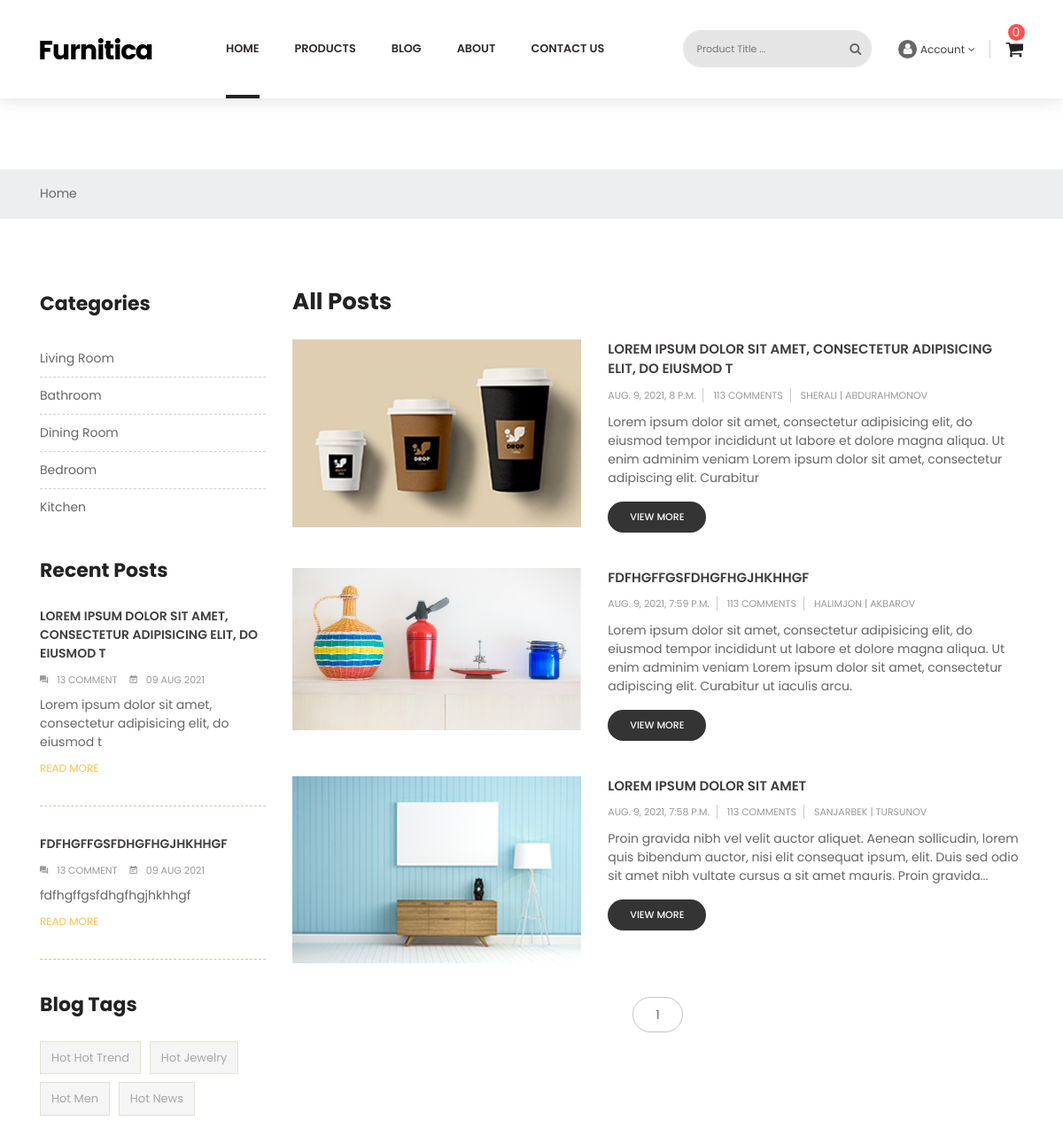
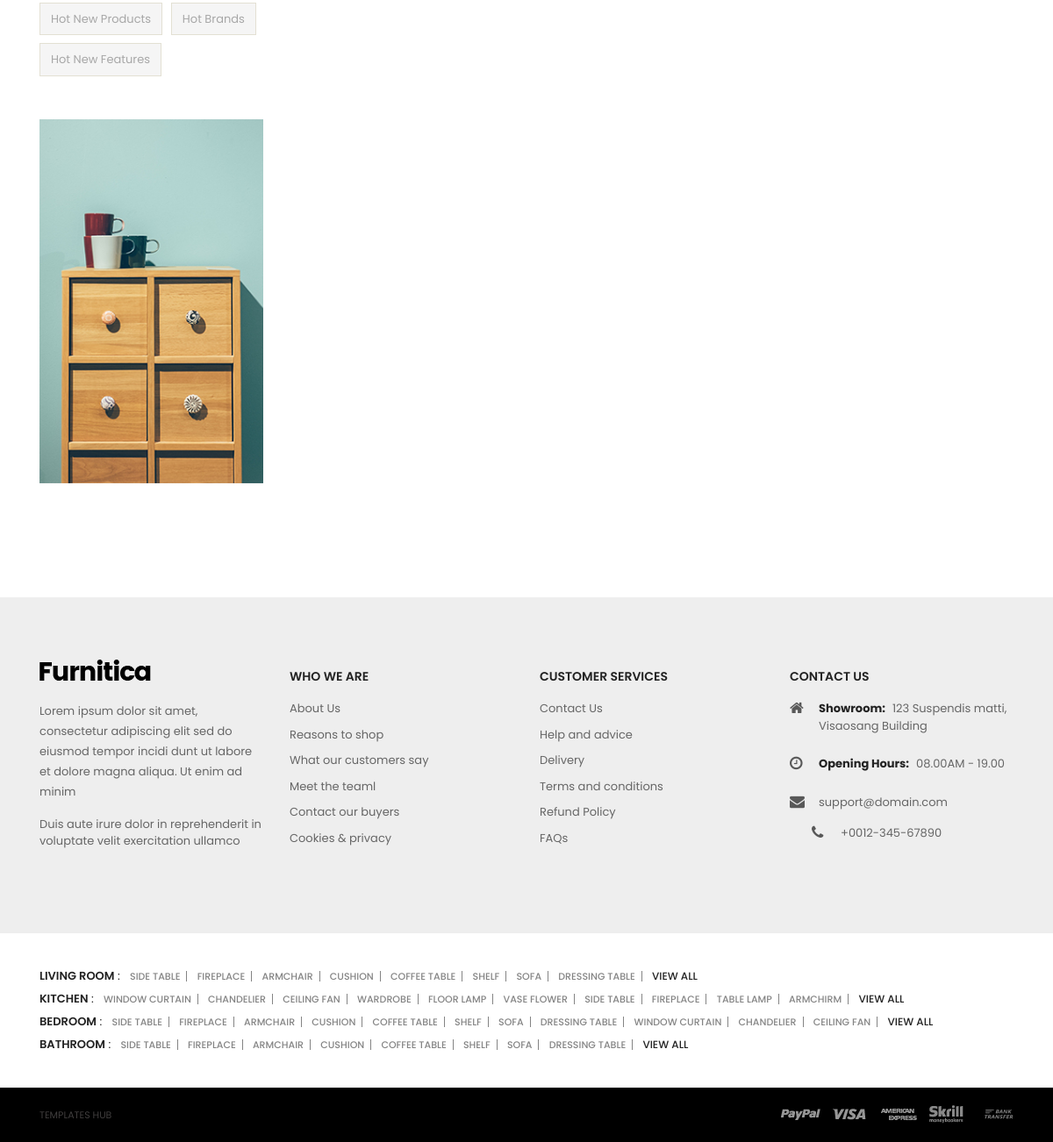
Page /en/blog/ on the committed database (2 pictures, top to bottom).
### blog/models.py (models this page shows, shortened)
class BlogCategoryModel(models.Model):
    title = models.CharField(max_length=255, verbose_name=_('Category Title'))
    created_at = models.DateTimeField(auto_now_add=True, verbose_name=_('Category Created'))
    class Meta:
        verbose_name = _('Blog Category')
        verbose_name_plural = _('Blog Categories')

class BlogModel(models.Model):
    category = models.ForeignKey(
        BlogCategoryModel,
        on_delete=models.CASCADE,
        related_name='blogs',
        verbose_name=_('Category')
    )
    author = models.ForeignKey(
        BlogAuthorModel,
        on_delete=models.CASCADE,
        related_name='blogs',
        verbose_name=_('Author')
    )
    tags = models.ManyToManyField(
        BlogTagsModel,
        related_name='blogs',
        verbose_name=_('Tags')
    )
    image = models.ImageField(upload_to='blog images', verbose_name=_('Blog Image'))
    banner = models.ImageField(upload_to='blog banners', verbose_name=_('Blog Banner'))
    title = models.CharField(max_length=255, verbose_name=_('Blog Title'))
    little_about = models.TextField(verbose_name=_('Little About Blog'))
    full_about = RichTextUploadingField(verbose_name=_('Full About Blog'))
    blog_views = models.IntegerField(default=0, verbose_name=_('Blog Views'))
    created_at = models.DateTimeField(auto_now_add=True, verbose_name=_('Blog Created'))
    updated_at = models.DateTimeField(auto_now=True, verbose_name=_('Blog Updated'))
    class Meta:
        verbose_name = _('Blog')
        verbose_name_plural = _('Blogs')

class BlogTagsModel(models.Model):
    title = models.CharField(max_length=255, verbose_name=_('Tag Title'))
    created_at = models.DateTimeField(auto_now_add=True, verbose_name=_('Tag Created'))
    class Meta:
        verbose_name = _('Blog Tag')
        verbose_name_plural = _('Blog Tags')

class BlogAuthorModel(models.Model):
    image = models.ImageField(upload_to='Blog Authors', verbose_name=_('Author Image'))
    first_name = models.CharField(max_length=255, verbose_name=_('Author FirstName'))
    last_name = models.CharField(max_length=255, verbose_name=_('Author LastName'))
    job = models.CharField(max_length=50, verbose_name=_('Author Job'), null=True, blank=True)
    about = models.TextField(verbose_name=_('About Author'), null=True, blank=True)
    created_at = models.DateTimeField(auto_now_add=True, verbose_name=_('Author Created'))
    class Meta:
        verbose_name = _('Blog Author')
        verbose_name_plural = _('Blog Authors')

### blog/views.py (the view)
# urls.py: path('', BlogListView.as_view(), name='list'),
class BlogListView(ListView):
    model = BlogModel
    context_object_name = 'blogs'
    template_name = 'blogs.html'
    paginate_by = 5
    def get_queryset(self):
        qs = BlogModel.objects.order_by('-pk')
        tag = self.request.GET.get('tag')
        cat = self.request.GET.get('cat')
        if tag:
            qs = qs.filter(tags__in=tag)
        if cat:
            qs = qs.filter(category_id=cat)
        return qs
    def get_context_data(self, *, object_list=None, **kwargs):
        context = super(BlogListView, self).get_context_data(**kwargs)
        context['categories'] = BlogCategoryModel.objects.all()
        context['tags'] = BlogTagsModel.objects.all()
        context['recent_blogs'] = BlogModel.objects.order_by('-pk')[:2]
        return context

### home/templatetags/my_tags.py (called while the page is built)
@register.simple_tag
def cart_products(request):
    return len(request.session.get('cart', []))

### templates/blogs.html (shortened to what this page needs)
{% extends 'layouts/base.html' %}
{% load static %}
{% load i18n %}
{% block content %}
    <div class="main-content">
        <div id="wrapper-site">
            <div id="content-wrapper">
                <div id="main">
                    <div class="page-home">
                        <nav class="breadcrumb-bg">
                            <div class="container no-index">
                                <div class="breadcrumb">
                                    <ol>
                                        <li>
                                            <a href="{% url 'home:home' %}">
                                                <span>Home</span>
                                            </a>
                                        </li>
                                    </ol>
                                </div>
                            </div>
                        </nav>
                        <div class="container">
                            <div class="content">
                                <div class="row">
                                    <div class="sidebar-3 sidebar-collection col-lg-3 col-md-3 col-sm-4">
                                        <div class="sidebar-block">
                                            <div class="title-block">Categories</div>
                                            <div class="block-content">
                                                {% for category in categories %}
                                                    <div class="cateTitle hasSubCategory open level1">
                                                        <a class="cateItem"
                                                           onclick="addUrlParameter('cat', '{{ category.pk }}')">{{ category.title }}</a>
                                                    </div>
                                                {% endfor %}
                                            </div>
                                        </div>
                                        <div class="sidebar-block">
                                            <div class="title-block">Recent Posts</div>
                                            <div class="post-item-content">
                                                {% for recent_blog in recent_blogs %}
                                                    <div>
                                                        <div class="late-item first-child">
                                                            <a href="{% url 'blog:detail' pk=recent_blog.pk %}">
                                                                <p class="content-title">{{ recent_blog.title }}</p>
                                                            </a>
                                                            <span>
                                                            <i class="zmdi zmdi-comments"></i>13 comment
                                                        </span>
                                                            <span>
                                                            <i class="zmdi zmdi-calendar-note"></i>{{ recent_blog.created_at|date:'d M Y' }}
                                                        </span>
                                                            <p class="description">{{ recent_blog.title }}</p>
                                                            <p class="remove">
                                                                <a href="{% url 'blog:detail' pk=recent_blog.pk %}">READ
                                                                    MORE</a>
                                                            </p>
                                                        </div>
                                                    </div>
                                                {% endfor %}
                                            </div>
                                        </div>
                                        <div class="sidebar-block product-tags">
                                            <div class="title-block">
                                                Blog Tags
                                            </div>
                                            <div class="block-content">
                                                <ul class="listSidebarBlog list-unstyled">
                                                    {% for tag in tags %}
                                                        <li>
                                                            <a onclick="addUrlParameter('tag', '{{ tag.pk }}')"
                                                               title="Show products matching tag Hot Trend">Hot
                                                                {{ tag.title }}</a>
                                                        </li>
                                                    {% endfor %}
                                                </ul>
                                            </div>
                                        </div>
                                        <div class="sidebar-block group-image-special">
                                            <div class="effect">
                                                <a href="#">
                                                    <img class="img-fluid" src="{% static 'img/blog/advertising.jpg' %}"
                                                         alt="banner-2"
                                                         title="banner-2">
                                                </a>
                                            </div>
                                        </div>
                                    </div>
                                    <div class="col-sm-8 col-lg-9 col-md-9 flex-xs-first main-blogs">
                                        <h2>All Posts</h2>
                                        {% for blog in blogs %}
                                            <div class="list-content row">
                                                <div class="hover-after col-md-5 col-xs-12">
                                                    <a href="blog-detail.html">
                                                        <img src="{{ blog.image.url }}" alt="img">
                                                    </a>
                                                </div>
                                                <div class="late-item col-md-7 col-xs-12">
                                                    <p class="content-title">
                                                        <a href="blog-detail.html">{{ blog.title }}</a>
                                                    </p>
                                                    <p class="post-info">
                                                        <span>{{ blog.created_at }}</span>
                                                        <span>113 Comments</span>
                                                        <span>{{ blog.author.first_name }} | {{ blog.author.last_name }}</span>
                                                    </p>
                                                    <p class="description">{{ blog.little_about }}</p>
                                                    <span class="view-more">
                                                    <a href="{% url 'blog:detail' pk=blog.pk %}">view more</a>
                                                </span>
                                                </div>
                                            </div>
                                        {% endfor %}
                                        <div class="page-list col">
                                            <ul class="justify-content-center d-flex">
                                                {% for page in page_obj.paginator.page_range %}
                                                    <li class="current">
                                                        <a rel="nofollow" onclick="addUrlParameter('page' {{ page }})" class="js-search-link">
                                                            {{ page }}
                                                        </a>
                                                    </li>
                                                {% endfor %}
                                            </ul>
                                        </div>
                                    </div>
                                </div>
                            </div>
                        </div>
                    </div>
                </div>
            </div>
        </div>
    </div>
{% endblock %}

### rows in the picture
BlogCategoryModel: title "Living Room"
BlogCategoryModel: title "Bathroom"
BlogCategoryModel: title "Dining Room"
BlogCategoryModel: title "Bedroom"
BlogCategoryModel: title "Kitchen"
BlogModel: title "LOREM IPSUM DOLOR SIT AMET, CONSECTETUR ADIPISICING ELIT, DO EIUSMOD T", created_at "09 AUG 2021", title "Lorem ipsum dolor sit amet, consectetur adipisicing elit, do eiusmod t", image (picture), created_at "AUG. 9, 2021, 8 P.M.", author.first_name "SHERALI", author.last_name "ABDURAHMONOV", little_about "Lorem ipsum dolor sit amet, consectetur adipisicing elit, do eiusmod tempor incididunt ut labore et dolore magna aliqua. Ut enim adminim veniam Lorem ipsum dolor sit amet, consectetur adipiscing elit. Curabitur"
BlogModel: title "FDFHGFFGSFDHGFHGJHKHHGF", created_at "09 AUG 2021", title "fdfhgffgsfdhgfhgjhkhhgf", image (picture), created_at "AUG. 9, 2021, 7:59 P.M.", author.first_name "HALIMJON", author.last_name "AKBAROV", little_about "Lorem ipsum dolor sit amet, consectetur adipisicing elit, do eiusmod tempor incididunt ut labore et dolore magna aliqua. Ut enim adminim veniam Lorem ipsum dolor sit amet, consectetur adipiscing elit. Curabitur ut iaculis arcu."
BlogTagsModel: title "Hot Trend"
BlogTagsModel: title "Jewelry"
BlogTagsModel: title "Men"
BlogTagsModel: title "News"
BlogTagsModel: title "New Products"
BlogTagsModel: title "Brands"
BlogTagsModel: title "New Features"
BlogModel: image (picture), title "LOREM IPSUM DOLOR SIT AMET", created_at "AUG. 9, 2021, 7:58 P.M.", author.first_name "SANJARBEK", author.last_name "TURSUNOV", little_about "Proin gravida nibh vel velit auctor aliquet. Aenean sollicudin, lorem quis bibendum auctor, nisi elit consequat ipsum, elit. Duis sed odio sit amet nibh vultate cursus a sit amet mauris. Proin gravida..."

### other values in the picture
{{ page }} "1"
